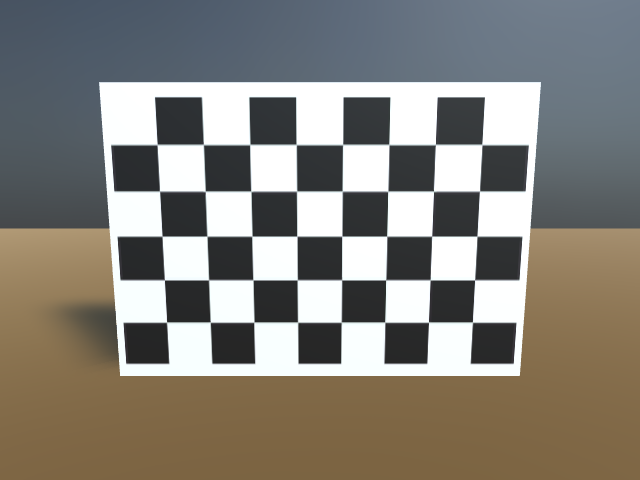
#> input picture AT3DV_2021ss_assignment_1/assignment2/dataset_for_task1/0.png, 640 x 480 px; its folder holds only this picture in this run
$ python task1.py
#> lines starting #> are read from the running program, lines starting #| are printed output that depends on the picture; after the words box and inside, x2 and y2 are one past the last pixel; in counts of white or black regions, pixels touching at a corner belong together; long printed decimals are rounded
import numpy as np
import cv2
import glob

# code is mainly taken from :
# https://opencv-python-tutroals.readthedocs.io/en/latest/py_tutorials/py_calib3d/py_calibration/py_calibration.html

###########################################################################
###     To do : Modify the number of grid accordingly to our checker    ###
###########################################################################

### hint : opencv's checker is 6*7 while ours is differnt ...

# termination criteria
criteria = (cv2.TERM_CRITERIA_EPS + cv2.TERM_CRITERIA_MAX_ITER, 30, 0.001)

# prepare object points, like (0,0,0), (1,0,0), (2,0,0) ....,(6,7,0)
objp = np.zeros((5 * 8, 3), np.float32)
objp[:, :2] = np.mgrid[0:8, 0:5].T.reshape(-1, 2)

# Arrays to store object points and image points from all the images.
objpoints = []  # 3d point in real world space
imgpoints = []  # 2d points in image plane.

images = glob.glob('dataset_for_task1/*.png')

for fname in images:
    img = cv2.imread(fname)
#> img is the input picture: shape (480, 640, 3); mean B, G, R 122.3, 129.9, 133.5
    gray = cv2.cvtColor(img, cv2.COLOR_BGR2GRAY)
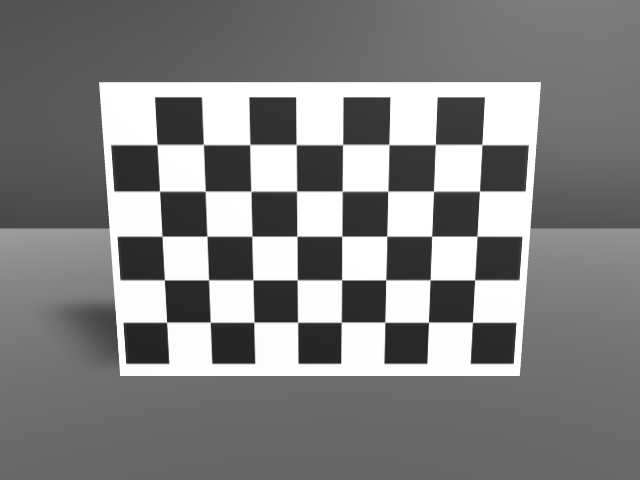
#> gray: shape (480, 640); min 37, max 255, mean 130

    # Find the chess board corners
    ret, corners = cv2.findChessboardCorners(gray, (8, 5), None)
#> ret = True; corners = 40 rows, first 8: [472.4, 322.1], [428.5, 322.1], [384.7, 322.2], [341.2, 322.1], [297.7, 322.2], [253.9, 322.1], [210.3, 322.2], [166.6, 322.1]

    # If found, add object points, image points (after refining them)
    if ret:
        objpoints.append(objp)

        corners2 = cv2.cornerSubPix(gray, corners, (11, 11), (-1, -1), criteria)
#> corners2 = 40 rows, first 8: [472.4, 322.2], [428.5, 322.1], [384.7, 322.2], [341.2, 322.2], [297.6, 322.2], [253.9, 322.2], [210.2, 322.2], [166.6, 322.2]
        imgpoints.append(corners2)

        # Draw and display the corners
        img = cv2.drawChessboardCorners(img, (8, 5), corners2, ret)
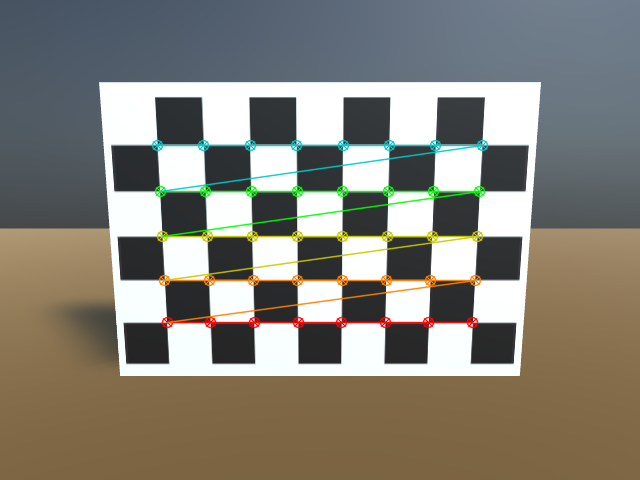
#> img: shape (480, 640, 3); 3.8% of pixels changed, all inside (x1, y1, x2, y2) = (151, 139, 489, 329)
        cv2.imshow('img', img)
        cv2.waitKey(1500)

cv2.destroyAllWindows()
ret, mtx, dist, rvecs, tvecs = cv2.calibrateCamera(objpoints, imgpoints, gray.shape[::-1], None, None)
#> ret = 0.098; mtx = [[88.43, 0, 320.6], [0, 86.34, 266.9], [0, 0, 1]]; dist = [[0.000442, 0.000135, -0.000108, 0.000434, -3.02e-05]]; rvecs = ([0.00129, 0.0466, -3.14],); tvecs = ([3.47, 1.3, 2.03],)

print(mtx, ret)
#| [[ 88.433   0.         320.635]
#|  [  0.          86.340 266.871]
#|  [  0.           0.           1.        ]] 0.09799

$ run again, on AT3DV_2021ss_assignment_1/assignment2/dataset_for_task1/2.png
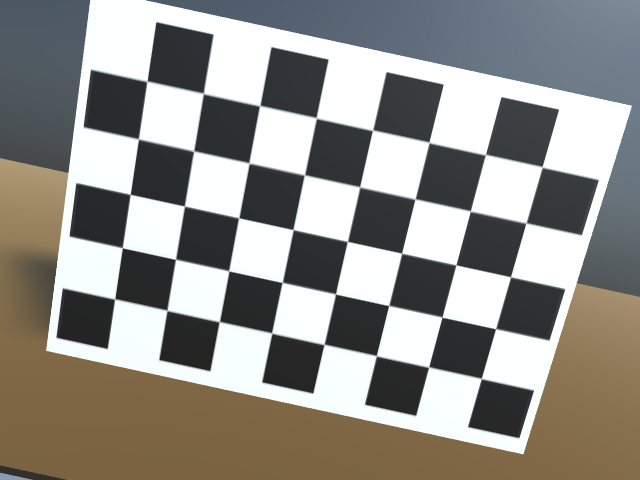
#> input picture AT3DV_2021ss_assignment_1/assignment2/dataset_for_task1/2.png, 640 x 480 px
#> img is the input picture: shape (480, 640, 3); mean B, G, R 137.4, 142.8, 144.9
#> `gray = cv2.cvtColor(img, cv2.COLOR_BGR2GRAY)`:
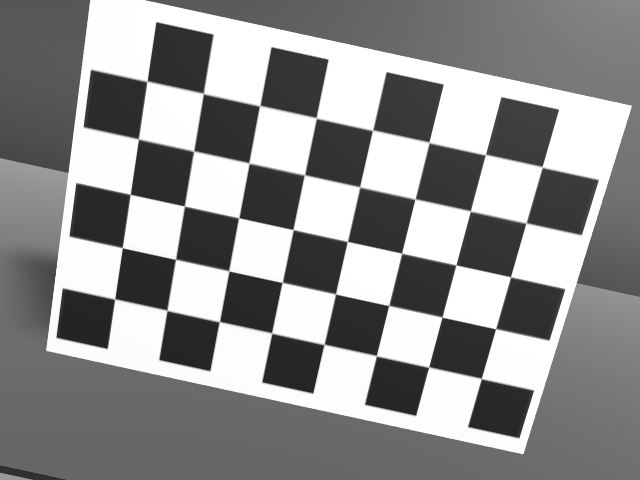
#> gray: shape (480, 640); min 36, max 255, mean 142.8
#> `ret, corners = cv2.findChessboardCorners(gray, (8, 5), None)`: ret = True; corners = 40 rows, first 8: [481.3, 378.5], [428.7, 366.9], [376.3, 355.7], [324, 344.4], [271.7, 333.1], [219.3, 321.6], [167.1, 310.4], [114.6, 298.9]
#> corners2 = 40 rows, first 8: [481.3, 378.5], [428.6, 367.1], [376.3, 355.7], [324.1, 344.4], [271.7, 333], [219.3, 321.6], [166.9, 310.3], [114.6, 298.9]
#> `img = cv2.drawChessboardCorners(img, (8, 5), corners2, ret)`:
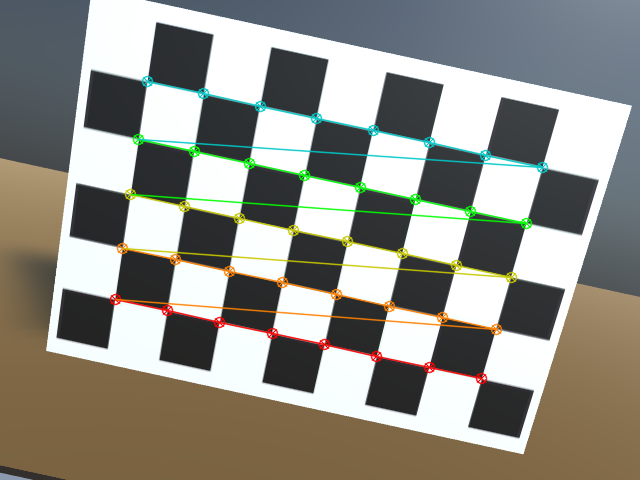
#> img: shape (480, 640, 3); 4.42% of pixels changed, all inside (x1, y1, x2, y2) = (109, 75, 549, 385)
#> `ret, mtx, dist, rvecs, tvecs = cv2.calibrateCamera(objpoints, imgpoint..`: ret = 0.108; mtx = [[740.1, 0, 289.4], [0, 766.5, 188.8], [0, 0, 1]]; dist = [[-0.083, 1.18, -0.00111, 0.000967, -4.29]]; rvecs = ([-0.0355, 0.369, -2.91],); tvecs = ([3.58, 3.43, 13.82],)
#| [[740.086   0.         289.443]
#|  [  0.         766.545 188.758]
#|  [  0.           0.           1.        ]] 0.1083

$ run again, on AT3DV_2021ss_assignment_1/assignment2/dataset_for_task1/3.png
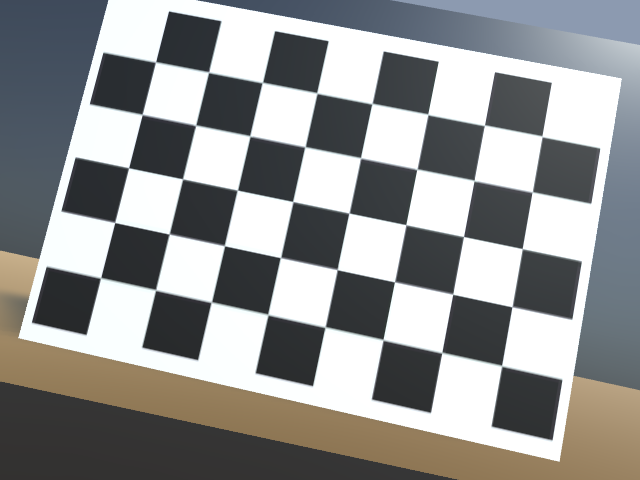
#> input picture AT3DV_2021ss_assignment_1/assignment2/dataset_for_task1/3.png, 640 x 480 px
#> img is the input picture: shape (480, 640, 3); mean B, G, R 145.8, 146.3, 145.4
#> `gray = cv2.cvtColor(img, cv2.COLOR_BGR2GRAY)`:
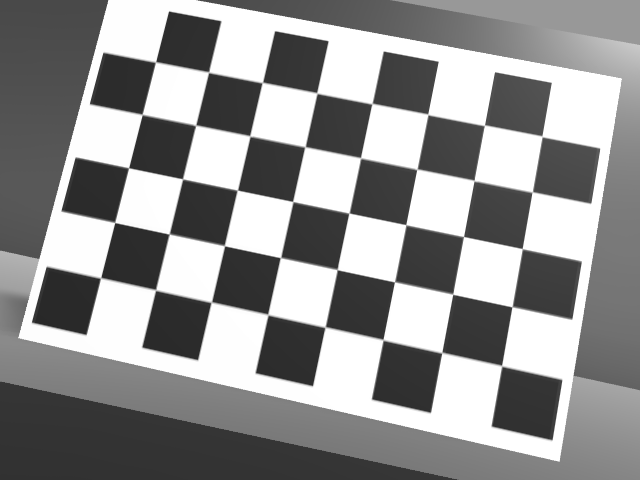
#> gray: shape (480, 640); min 40, max 255, mean 145.9
#> `ret, corners = cv2.findChessboardCorners(gray, (8, 5), None)`: ret = True; corners = 40 rows, first 8: [501.6, 365.8], [441.8, 352.5], [383, 339.7], [325.2, 326.9], [267.9, 314.6], [211.4, 302], [155.6, 289.9], [100.6, 277.8]
#> corners2 = 40 rows, first 8: [501.6, 365.7], [441.7, 352.6], [383, 339.7], [325.1, 327.1], [267.8, 314.5], [211.3, 302.2], [155.5, 289.9], [100.5, 277.8]
#> `img = cv2.drawChessboardCorners(img, (8, 5), corners2, ret)`:
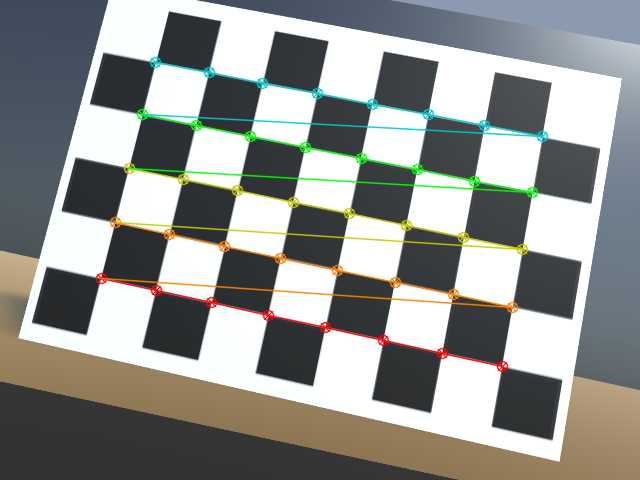
#> img: shape (480, 640, 3); 4.54% of pixels changed, all inside (x1, y1, x2, y2) = (95, 56, 549, 373)
#> `ret, mtx, dist, rvecs, tvecs = cv2.calibrateCamera(objpoints, imgpoint..`: ret = 0.12; mtx = [[232.8, 0, 327.6], [0, 232.1, 249.6], [0, 0, 1]]; dist = [[0.00169, 0.000553, -0.00014, 0.0007, -0.00112]]; rvecs = ([-0.0302, -0.0671, -2.93],); tvecs = ([2.89, 1.94, 3.88],)
#| [[232.816   0.         327.568]
#|  [  0.         232.135 249.554]
#|  [  0.           0.           1.        ]] 0.1198

$ run again, on AT3DV_2021ss_assignment_1/assignment2/dataset_for_task1/4.png
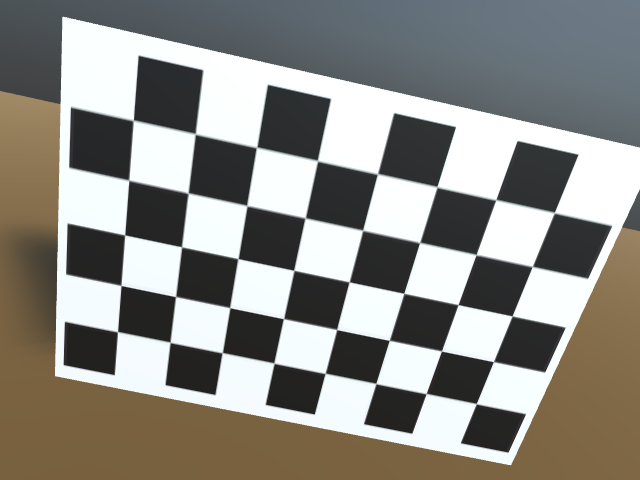
#> input picture AT3DV_2021ss_assignment_1/assignment2/dataset_for_task1/4.png, 640 x 480 px
#> img is the input picture: shape (480, 640, 3); mean B, G, R 132.8, 138.5, 140.1
#> `gray = cv2.cvtColor(img, cv2.COLOR_BGR2GRAY)`:
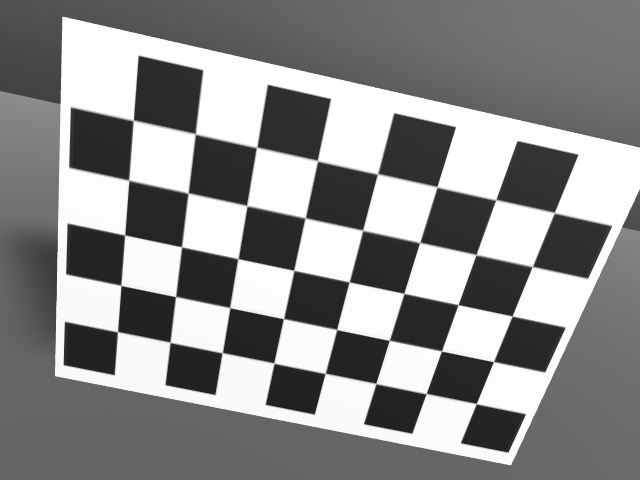
#> gray: shape (480, 640); min 33, max 255, mean 138.3
#> `ret, corners = cv2.findChessboardCorners(gray, (8, 5), None)`: ret = True; corners = 40 rows, first 8: [476.2, 403.7], [426.1, 393.6], [375.9, 383.4], [325.2, 373.4], [274, 363.1], [222.2, 352.7], [170.3, 342.4], [117.4, 331.7]
#> corners2 = 40 rows, first 8: [476.3, 403.6], [426.1, 393.6], [375.8, 383.5], [325.2, 373.4], [273.9, 363.1], [222.2, 352.7], [170.1, 342.3], [117.5, 331.7]
#> `img = cv2.drawChessboardCorners(img, (8, 5), corners2, ret)`:
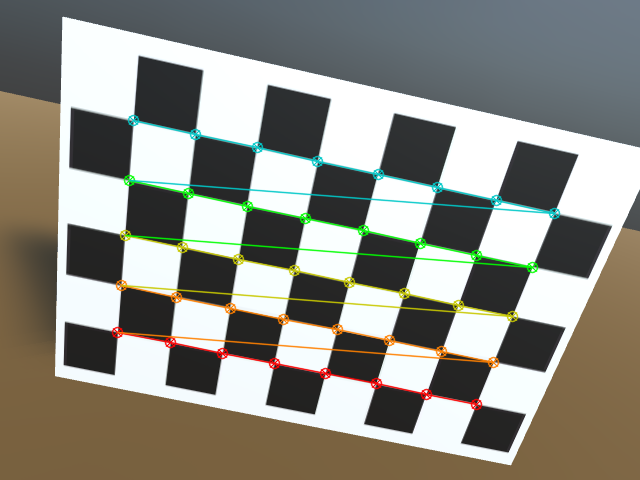
#> img: shape (480, 640, 3); 4.48% of pixels changed, all inside (x1, y1, x2, y2) = (111, 114, 561, 411)
#> `ret, mtx, dist, rvecs, tvecs = cv2.calibrateCamera(objpoints, imgpoint..`: ret = 0.114; mtx = [[521.9, 0, 317.3], [0, 532.7, 221.3], [0, 0, 1]]; dist = [[-0.0403, 0.304, -0.000594, 0.00139, -0.606]]; rvecs = ([0.00995, 0.57, -2.87],); tvecs = ([3.08, 3.47, 10.13],)
#| [[521.858    0.         317.279]
#|  [  0.         532.669 221.280]
#|  [  0.           0.           1.        ]] 0.1137

$ run again, on AT3DV_2021ss_assignment_1/assignment2/dataset_for_task1/1.png
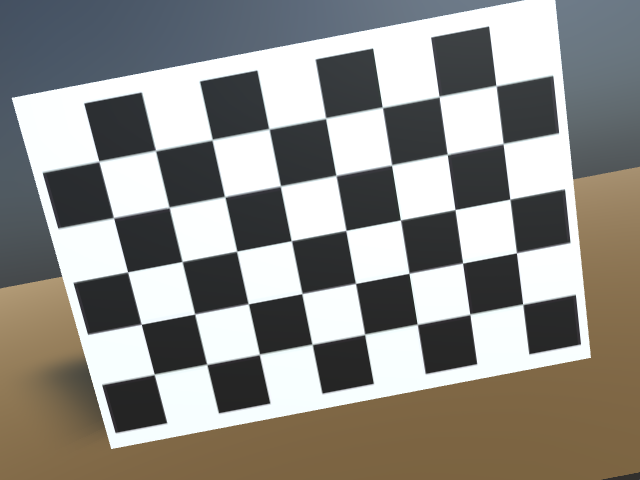
#> input picture AT3DV_2021ss_assignment_1/assignment2/dataset_for_task1/1.png, 640 x 480 px
#> img is the input picture: shape (480, 640, 3); mean B, G, R 136.4, 141.8, 143.8
#> `gray = cv2.cvtColor(img, cv2.COLOR_BGR2GRAY)`:
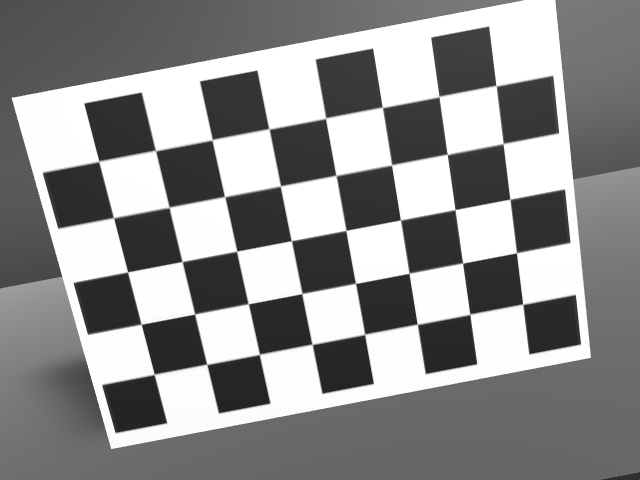
#> gray: shape (480, 640); min 36, max 255, mean 141.8
#> `ret, corners = cv2.findChessboardCorners(gray, (8, 5), None)`: ret = True; corners = 40 rows, first 8: [522.7, 304.2], [469.7, 314.3], [417.3, 324.3], [364.6, 334.2], [312.1, 344.3], [259.4, 354.4], [206.9, 364.4], [154.2, 374.3]
#> corners2 = 40 rows, first 8: [522.7, 304.2], [469.8, 314.3], [417.3, 324.2], [364.6, 334.3], [312.1, 344.3], [259.4, 354.3], [206.7, 364.3], [154.2, 374.3]
#> `img = cv2.drawChessboardCorners(img, (8, 5), corners2, ret)`:
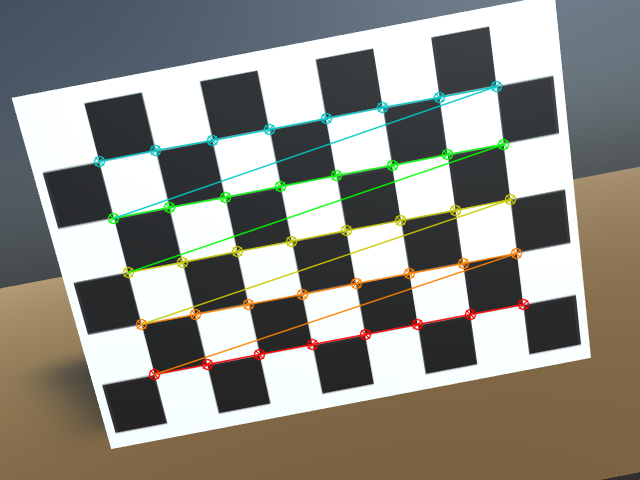
#> img: shape (480, 640, 3); 4.36% of pixels changed, all inside (x1, y1, x2, y2) = (93, 80, 530, 381)
#> `ret, mtx, dist, rvecs, tvecs = cv2.calibrateCamera(objpoints, imgpoint..`: ret = 0.108; mtx = [[653.3, 0, 335.2], [0, 663.4, 223.9], [0, 0, 1]]; dist = [[-0.0077, 0.319, -0.00126, 0.00198, -1.78]]; rvecs = ([-0.0362, -0.328, 2.94],); tvecs = ([3.5, 1.48, 12.22],)
#| [[653.288   0.         335.159]
#|  [  0.         663.383 223.868]
#|  [  0.           0.           1.        ]] 0.108
